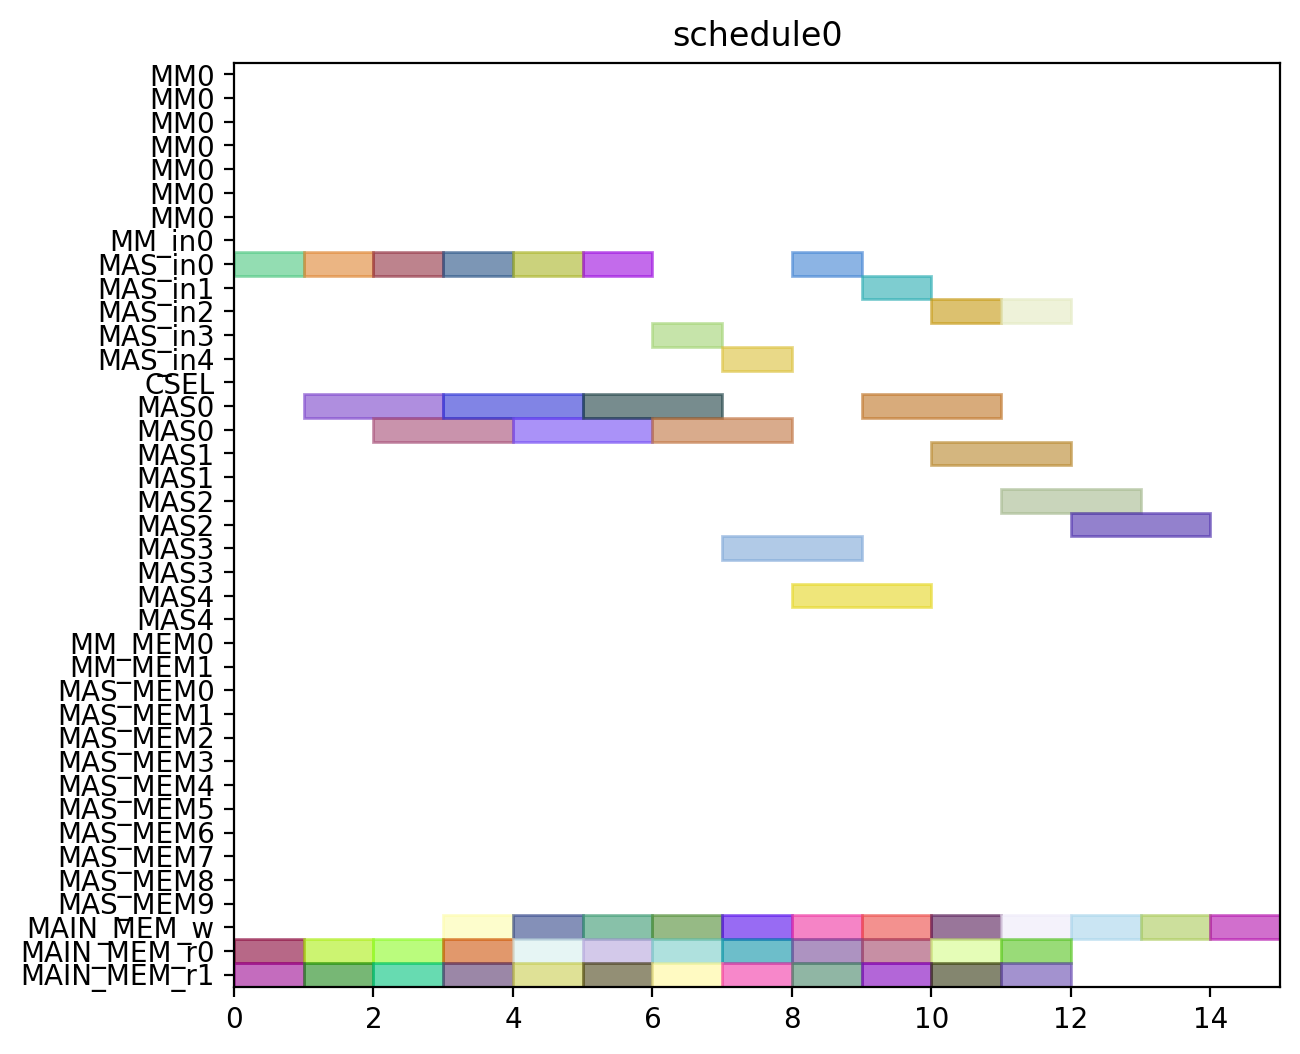

Reproduce this figure in Python.
from pyschedule import Scenario, solvers, plotters, alt


def solve():
	horizon = 120
	S = Scenario("schedule0", horizon=horizon)

	# resource
	MM = S.Resources('MM', num=1, size=7)
	MM_in = S.Resources('MM_in', num=1)
	MAS_in = S.Resources('MAS_in', num=5)
	CSEL = S.Resource('CSEL')
	MAS = S.Resources('MAS', num=5, size=2, periods=range(1, horizon))
	MM_MEM = S.Resources('MM_MEM', num=2)
	MAS_MEM = S.Resources('MAS_MEM', num=10)
	MAIN_MEM_w = S.Resource('MAIN_MEM_w', size=1)
	MAIN_MEM_r = S.Resources('MAIN_MEM_r', num=2)

	# result of previous scheduling

	# new tasks
	c000 = S.Task('c000', length=2, delay_cost=1)
	c000 += alt(MAS)
	c000_in = S.Task('c000_in', length=1, delay_cost=1)
	c000_in += alt(MAS_in)
	S += c000_in*MAS_in[0]<=c000*MAS[0]

	S += c000_in*MAS_in[1]<=c000*MAS[1]

	S += c000_in*MAS_in[2]<=c000*MAS[2]

	S += c000_in*MAS_in[3]<=c000*MAS[3]

	S += c000_in*MAS_in[4]<=c000*MAS[4]

	S += 0<c000

	c000_w = S.Task('c000_w', length=1, delay_cost=1)
	c000_w += alt(MAIN_MEM_w)
	S += c000 <= c000_w

	c000_mem0 = S.Task('c000_mem0', length=1, delay_cost=1)
	c000_mem0 += MAIN_MEM_r[0]
	S += c000_mem0 <= c000

	c000_mem1 = S.Task('c000_mem1', length=1, delay_cost=1)
	c000_mem1 += MAIN_MEM_r[1]
	S += c000_mem1 <= c000

	c001 = S.Task('c001', length=2, delay_cost=1)
	c001 += alt(MAS)
	c001_in = S.Task('c001_in', length=1, delay_cost=1)
	c001_in += alt(MAS_in)
	S += c001_in*MAS_in[0]<=c001*MAS[0]

	S += c001_in*MAS_in[1]<=c001*MAS[1]

	S += c001_in*MAS_in[2]<=c001*MAS[2]

	S += c001_in*MAS_in[3]<=c001*MAS[3]

	S += c001_in*MAS_in[4]<=c001*MAS[4]

	S += 0<c001

	c001_w = S.Task('c001_w', length=1, delay_cost=1)
	c001_w += alt(MAIN_MEM_w)
	S += c001 <= c001_w

	c001_mem0 = S.Task('c001_mem0', length=1, delay_cost=1)
	c001_mem0 += MAIN_MEM_r[0]
	S += c001_mem0 <= c001

	c001_mem1 = S.Task('c001_mem1', length=1, delay_cost=1)
	c001_mem1 += MAIN_MEM_r[1]
	S += c001_mem1 <= c001

	c010 = S.Task('c010', length=2, delay_cost=1)
	c010 += alt(MAS)
	c010_in = S.Task('c010_in', length=1, delay_cost=1)
	c010_in += alt(MAS_in)
	S += c010_in*MAS_in[0]<=c010*MAS[0]

	S += c010_in*MAS_in[1]<=c010*MAS[1]

	S += c010_in*MAS_in[2]<=c010*MAS[2]

	S += c010_in*MAS_in[3]<=c010*MAS[3]

	S += c010_in*MAS_in[4]<=c010*MAS[4]

	S += 0<c010

	c010_w = S.Task('c010_w', length=1, delay_cost=1)
	c010_w += alt(MAIN_MEM_w)
	S += c010 <= c010_w

	c010_mem0 = S.Task('c010_mem0', length=1, delay_cost=1)
	c010_mem0 += MAIN_MEM_r[0]
	S += c010_mem0 <= c010

	c010_mem1 = S.Task('c010_mem1', length=1, delay_cost=1)
	c010_mem1 += MAIN_MEM_r[1]
	S += c010_mem1 <= c010

	c011 = S.Task('c011', length=2, delay_cost=1)
	c011 += alt(MAS)
	c011_in = S.Task('c011_in', length=1, delay_cost=1)
	c011_in += alt(MAS_in)
	S += c011_in*MAS_in[0]<=c011*MAS[0]

	S += c011_in*MAS_in[1]<=c011*MAS[1]

	S += c011_in*MAS_in[2]<=c011*MAS[2]

	S += c011_in*MAS_in[3]<=c011*MAS[3]

	S += c011_in*MAS_in[4]<=c011*MAS[4]

	S += 0<c011

	c011_w = S.Task('c011_w', length=1, delay_cost=1)
	c011_w += alt(MAIN_MEM_w)
	S += c011 <= c011_w

	c011_mem0 = S.Task('c011_mem0', length=1, delay_cost=1)
	c011_mem0 += MAIN_MEM_r[0]
	S += c011_mem0 <= c011

	c011_mem1 = S.Task('c011_mem1', length=1, delay_cost=1)
	c011_mem1 += MAIN_MEM_r[1]
	S += c011_mem1 <= c011

	c100 = S.Task('c100', length=2, delay_cost=1)
	c100 += alt(MAS)
	c100_in = S.Task('c100_in', length=1, delay_cost=1)
	c100_in += alt(MAS_in)
	S += c100_in*MAS_in[0]<=c100*MAS[0]

	S += c100_in*MAS_in[1]<=c100*MAS[1]

	S += c100_in*MAS_in[2]<=c100*MAS[2]

	S += c100_in*MAS_in[3]<=c100*MAS[3]

	S += c100_in*MAS_in[4]<=c100*MAS[4]

	S += 0<c100

	c100_w = S.Task('c100_w', length=1, delay_cost=1)
	c100_w += alt(MAIN_MEM_w)
	S += c100 <= c100_w

	c100_mem0 = S.Task('c100_mem0', length=1, delay_cost=1)
	c100_mem0 += MAIN_MEM_r[0]
	S += c100_mem0 <= c100

	c100_mem1 = S.Task('c100_mem1', length=1, delay_cost=1)
	c100_mem1 += MAIN_MEM_r[1]
	S += c100_mem1 <= c100

	c101 = S.Task('c101', length=2, delay_cost=1)
	c101 += alt(MAS)
	c101_in = S.Task('c101_in', length=1, delay_cost=1)
	c101_in += alt(MAS_in)
	S += c101_in*MAS_in[0]<=c101*MAS[0]

	S += c101_in*MAS_in[1]<=c101*MAS[1]

	S += c101_in*MAS_in[2]<=c101*MAS[2]

	S += c101_in*MAS_in[3]<=c101*MAS[3]

	S += c101_in*MAS_in[4]<=c101*MAS[4]

	S += 0<c101

	c101_w = S.Task('c101_w', length=1, delay_cost=1)
	c101_w += alt(MAIN_MEM_w)
	S += c101 <= c101_w

	c101_mem0 = S.Task('c101_mem0', length=1, delay_cost=1)
	c101_mem0 += MAIN_MEM_r[0]
	S += c101_mem0 <= c101

	c101_mem1 = S.Task('c101_mem1', length=1, delay_cost=1)
	c101_mem1 += MAIN_MEM_r[1]
	S += c101_mem1 <= c101

	c110 = S.Task('c110', length=2, delay_cost=1)
	c110 += alt(MAS)
	c110_in = S.Task('c110_in', length=1, delay_cost=1)
	c110_in += alt(MAS_in)
	S += c110_in*MAS_in[0]<=c110*MAS[0]

	S += c110_in*MAS_in[1]<=c110*MAS[1]

	S += c110_in*MAS_in[2]<=c110*MAS[2]

	S += c110_in*MAS_in[3]<=c110*MAS[3]

	S += c110_in*MAS_in[4]<=c110*MAS[4]

	S += 0<c110

	c110_w = S.Task('c110_w', length=1, delay_cost=1)
	c110_w += alt(MAIN_MEM_w)
	S += c110 <= c110_w

	c110_mem0 = S.Task('c110_mem0', length=1, delay_cost=1)
	c110_mem0 += MAIN_MEM_r[0]
	S += c110_mem0 <= c110

	c110_mem1 = S.Task('c110_mem1', length=1, delay_cost=1)
	c110_mem1 += MAIN_MEM_r[1]
	S += c110_mem1 <= c110

	c111 = S.Task('c111', length=2, delay_cost=1)
	c111 += alt(MAS)
	c111_in = S.Task('c111_in', length=1, delay_cost=1)
	c111_in += alt(MAS_in)
	S += c111_in*MAS_in[0]<=c111*MAS[0]

	S += c111_in*MAS_in[1]<=c111*MAS[1]

	S += c111_in*MAS_in[2]<=c111*MAS[2]

	S += c111_in*MAS_in[3]<=c111*MAS[3]

	S += c111_in*MAS_in[4]<=c111*MAS[4]

	S += 0<c111

	c111_w = S.Task('c111_w', length=1, delay_cost=1)
	c111_w += alt(MAIN_MEM_w)
	S += c111 <= c111_w

	c111_mem0 = S.Task('c111_mem0', length=1, delay_cost=1)
	c111_mem0 += MAIN_MEM_r[0]
	S += c111_mem0 <= c111

	c111_mem1 = S.Task('c111_mem1', length=1, delay_cost=1)
	c111_mem1 += MAIN_MEM_r[1]
	S += c111_mem1 <= c111

	c200 = S.Task('c200', length=2, delay_cost=1)
	c200 += alt(MAS)
	c200_in = S.Task('c200_in', length=1, delay_cost=1)
	c200_in += alt(MAS_in)
	S += c200_in*MAS_in[0]<=c200*MAS[0]

	S += c200_in*MAS_in[1]<=c200*MAS[1]

	S += c200_in*MAS_in[2]<=c200*MAS[2]

	S += c200_in*MAS_in[3]<=c200*MAS[3]

	S += c200_in*MAS_in[4]<=c200*MAS[4]

	S += 0<c200

	c200_w = S.Task('c200_w', length=1, delay_cost=1)
	c200_w += alt(MAIN_MEM_w)
	S += c200 <= c200_w

	c200_mem0 = S.Task('c200_mem0', length=1, delay_cost=1)
	c200_mem0 += MAIN_MEM_r[0]
	S += c200_mem0 <= c200

	c200_mem1 = S.Task('c200_mem1', length=1, delay_cost=1)
	c200_mem1 += MAIN_MEM_r[1]
	S += c200_mem1 <= c200

	c201 = S.Task('c201', length=2, delay_cost=1)
	c201 += alt(MAS)
	c201_in = S.Task('c201_in', length=1, delay_cost=1)
	c201_in += alt(MAS_in)
	S += c201_in*MAS_in[0]<=c201*MAS[0]

	S += c201_in*MAS_in[1]<=c201*MAS[1]

	S += c201_in*MAS_in[2]<=c201*MAS[2]

	S += c201_in*MAS_in[3]<=c201*MAS[3]

	S += c201_in*MAS_in[4]<=c201*MAS[4]

	S += 0<c201

	c201_w = S.Task('c201_w', length=1, delay_cost=1)
	c201_w += alt(MAIN_MEM_w)
	S += c201 <= c201_w

	c201_mem0 = S.Task('c201_mem0', length=1, delay_cost=1)
	c201_mem0 += MAIN_MEM_r[0]
	S += c201_mem0 <= c201

	c201_mem1 = S.Task('c201_mem1', length=1, delay_cost=1)
	c201_mem1 += MAIN_MEM_r[1]
	S += c201_mem1 <= c201

	c210 = S.Task('c210', length=2, delay_cost=1)
	c210 += alt(MAS)
	c210_in = S.Task('c210_in', length=1, delay_cost=1)
	c210_in += alt(MAS_in)
	S += c210_in*MAS_in[0]<=c210*MAS[0]

	S += c210_in*MAS_in[1]<=c210*MAS[1]

	S += c210_in*MAS_in[2]<=c210*MAS[2]

	S += c210_in*MAS_in[3]<=c210*MAS[3]

	S += c210_in*MAS_in[4]<=c210*MAS[4]

	S += 0<c210

	c210_w = S.Task('c210_w', length=1, delay_cost=1)
	c210_w += alt(MAIN_MEM_w)
	S += c210 <= c210_w

	c210_mem0 = S.Task('c210_mem0', length=1, delay_cost=1)
	c210_mem0 += MAIN_MEM_r[0]
	S += c210_mem0 <= c210

	c210_mem1 = S.Task('c210_mem1', length=1, delay_cost=1)
	c210_mem1 += MAIN_MEM_r[1]
	S += c210_mem1 <= c210

	c211 = S.Task('c211', length=2, delay_cost=1)
	c211 += alt(MAS)
	c211_in = S.Task('c211_in', length=1, delay_cost=1)
	c211_in += alt(MAS_in)
	S += c211_in*MAS_in[0]<=c211*MAS[0]

	S += c211_in*MAS_in[1]<=c211*MAS[1]

	S += c211_in*MAS_in[2]<=c211*MAS[2]

	S += c211_in*MAS_in[3]<=c211*MAS[3]

	S += c211_in*MAS_in[4]<=c211*MAS[4]

	S += 0<c211

	c211_w = S.Task('c211_w', length=1, delay_cost=1)
	c211_w += alt(MAIN_MEM_w)
	S += c211 <= c211_w

	c211_mem0 = S.Task('c211_mem0', length=1, delay_cost=1)
	c211_mem0 += MAIN_MEM_r[0]
	S += c211_mem0 <= c211

	c211_mem1 = S.Task('c211_mem1', length=1, delay_cost=1)
	c211_mem1 += MAIN_MEM_r[1]
	S += c211_mem1 <= c211

	solvers.mip.solve(S,msg=1,kind='CPLEX',ratio_gap=1.01)

	solution = [['hoge']*len(S.solution()[1]) for i in range(len(S.solution()))]
	for i in range(len(S.solution())):
		for j in range(len(S.solution()[i])):
			solution[i][j]=str(S.solution()[i][j])
	print(solution)

	cycles = int(solution[-1][3])

	pic_file_name = "/mnt/rose/usr1/fukuda/ABE/multiRAM_multiMAS_16mux/scheduling_result/stage7MM1_stage2MAS5/CONJ/schedule0.png"
	if(S.solution() != []):
		plotters.matplotlib.plot(S,img_filename=pic_file_name, show_task_labels=False, fig_size=(cycles*0.25+3, 6))

	return solution
